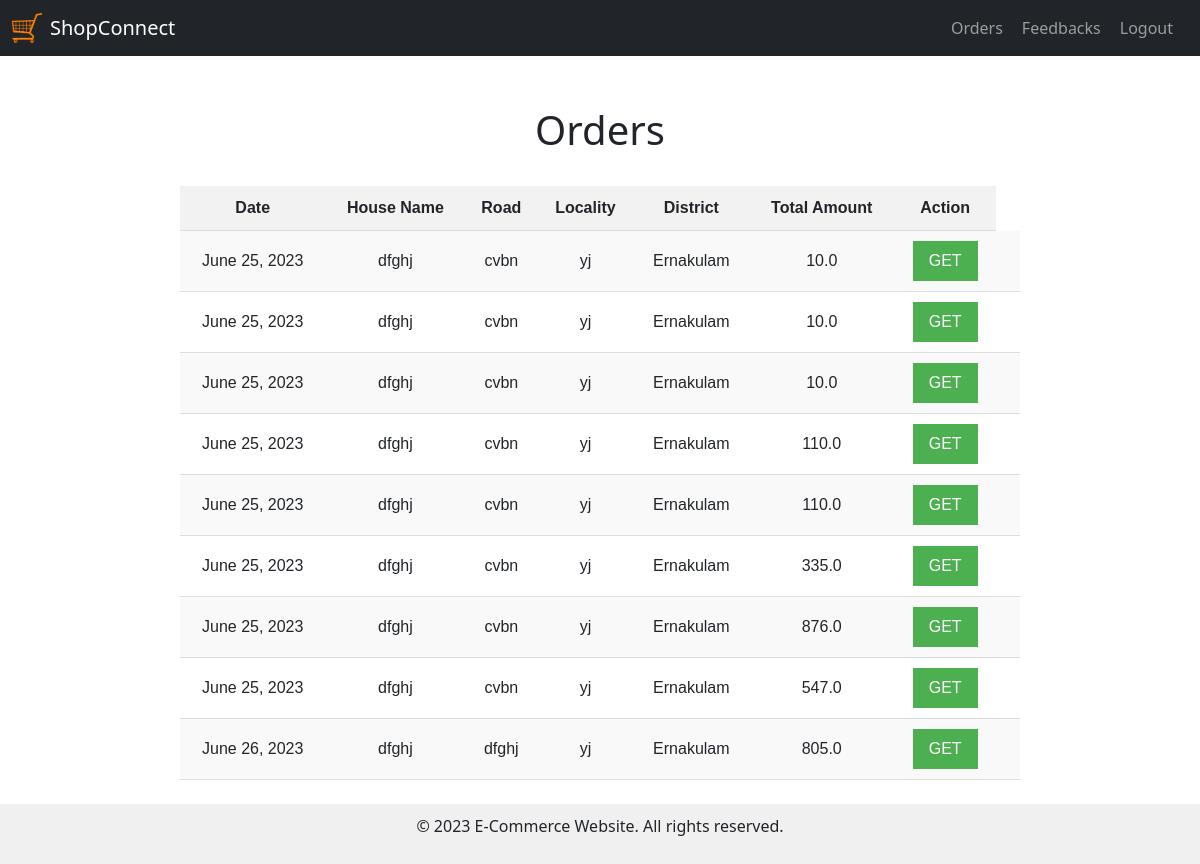
/owner/ownerorders (signed in), run on the app's committed database.
### customer/models.py (models this page shows)
class Bill(models.Model):
    Cust_Id=models.IntegerField()
    Shop_Id=models.IntegerField()
    Cust_House=models.CharField(max_length=50)
    Cust_Road=models.CharField(max_length=50)
    Cust_Locality=models.CharField(max_length=50)
    Cust_Dist=models.CharField(max_length=50)
    Total_Price=models.FloatField()
    date = models.DateField (default=datetime.datetime.today)
    Item_Delivered=models.CharField(max_length=1)

### owner/views.py (the view)
# urls.py: path('ownerorders',views.ownerorders,name='ownerorders'),
def ownerorders(request):
    shop_id=request.session.get('owner')
    bill=Bill.objects.filter(Shop_Id=shop_id,Item_Delivered='N')
    context={'bill':bill}
    return render(request,'ownerorders.html',context)

### owner/templates/ownerorders.html (shortened to what this page needs)
{% extends "ownerbase.html" %}
{% load static %}
  {% block content %}
  <link rel="stylesheet" href="{% static 'css/ownerorders.css' %}">
    <div id="heading">
      <h1>Orders</h1>
    </div>
    <table>
      <tr>
        <th>
          Date
        </th>
        <th>
          House Name
        </th>
        <th>
          Road
        </th>
        <th>
          Locality
        </th>
        <th>
          District
        </th>
        <th>
          Total Amount
        </th>
        <th>
          Action
        </th>
      </tr>
      {% for i in bill %}
        <tr>
          <td>
            {{i.date}}
          </td>
          <td>
            {{i.Cust_House}}
          </td>
          <td>
            {{i.Cust_Road}}
          </td>
          <td>
            {{i.Cust_Locality}}
          </td>
          <td>
            {{i.Cust_Dist}}
          </td>
          <td>
            {{i.Total_Price}}
          </td>
          <td>
            <a href="{% url 'owner:orderdetails' %}?bill_id={{i.id}}"><button>GET</button></a>
          <td>
          </td>
        </tr>
      {% endfor %}
    </table>
  {% endblock %}

### static/css/ownerorders.css (style rules this page uses)
#heading { margin-left: auto; margin-right: auto; margin-top: 50px; }
table { width: 70%; border-collapse: collapse; font-family: Arial, sans-serif; margin-top: 2%; margin-left: auto; margin-right: auto; margin-bottom: 2%; }
th, td { padding: 10px; text-align: center; border-bottom: 1px solid #ddd; }
th { background-color: #f2f2f2; }
tr:nth-child(even) { background-color: #f9f9f9; }
a { text-decoration: none; color: #fff; }
button { background-color: #4CAF50; color: #fff; border: none; padding: 8px 16px; cursor: pointer; }

### owner/templates/ownerbase.html (style rules this page uses)
html,body { margin: 0; padding: 0; height: 100%; }

### data on the page
Bill: date "June 25, 2023", Cust_House "dfghj", Cust_Road "cvbn", Cust_Locality "yj", Cust_Dist "Ernakulam", Total_Price "10.0"
Bill: date "June 25, 2023", Cust_House "dfghj", Cust_Road "cvbn", Cust_Locality "yj", Cust_Dist "Ernakulam", Total_Price "10.0"
Bill: date "June 25, 2023", Cust_House "dfghj", Cust_Road "cvbn", Cust_Locality "yj", Cust_Dist "Ernakulam", Total_Price "10.0"
Bill: date "June 25, 2023", Cust_House "dfghj", Cust_Road "cvbn", Cust_Locality "yj", Cust_Dist "Ernakulam", Total_Price "110.0"
Bill: date "June 25, 2023", Cust_House "dfghj", Cust_Road "cvbn", Cust_Locality "yj", Cust_Dist "Ernakulam", Total_Price "110.0"
Bill: date "June 25, 2023", Cust_House "dfghj", Cust_Road "cvbn", Cust_Locality "yj", Cust_Dist "Ernakulam", Total_Price "335.0"
Bill: date "June 25, 2023", Cust_House "dfghj", Cust_Road "cvbn", Cust_Locality "yj", Cust_Dist "Ernakulam", Total_Price "876.0"
Bill: date "June 25, 2023", Cust_House "dfghj", Cust_Road "cvbn", Cust_Locality "yj", Cust_Dist "Ernakulam", Total_Price "547.0"
Bill: date "June 26, 2023", Cust_House "dfghj", Cust_Road "dfghj", Cust_Locality "yj", Cust_Dist "Ernakulam", Total_Price "805.0"
